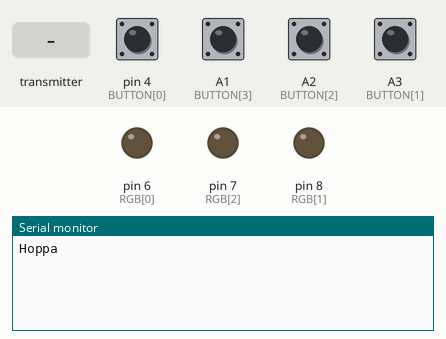
Bench run of a sketch on a simulated Arduino Uno, built with avr-gcc and run on an emulated ATmega328P. Parts: output pins drawn as LEDs (lit = HIGH), the last lines printed to the serial monitor. The test bench sets the inputs (shaded band); at power-on: A1 (BUTTON[3]), A2 (BUTTON[2]), A3 (BUTTON[1]), pin 4 (BUTTON[0]) LOW. No radio packets arrive unless stated.

Above: at 1.2 s.
1.3 s: pin 4 (BUTTON[0]) pulled HIGH for 0.15 s
At 2.6 s:
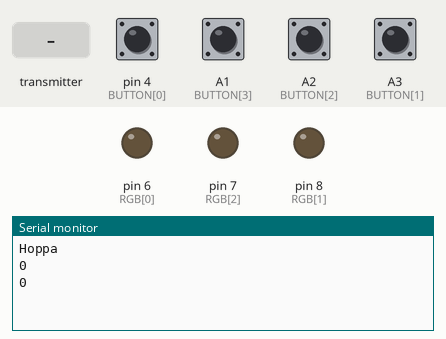
2.9 s: the transmitter starts sending x = 0
At 3.22 s:
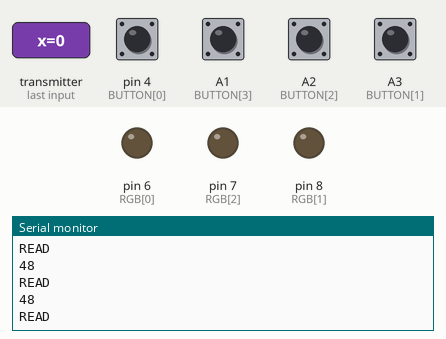

Measured:
- after the input at 1.3 s, the serial monitor: prints a new line at once (image 1)
- after the input at 2.9 s, the serial monitor: prints a new line at once (image 2)

The sketch:

quizbakske.ino
```cpp
#include <SPI.h>
#include "nRF24L01.h"
#include "RF24.h"

// Hardware configuration
int thisbutton = 1;

const int RGB[3] = {6,8,7};

const long DEBOUNCE = 50;
int READING = LOW;

const int BUTTON[4] = {4, A3, A2, A1};
int state[4] = {LOW, LOW, LOW, LOW};

int led_state[4] = {LOW, LOW, LOW, LOW};

int last[4] = {LOW, LOW, LOW, LOW};

long last_received[4] = {0, 0, 0, 0};

long debounce[4] = {0, 0, 0, 0};


char MODE = 1;
char SERVER = 0;
char CLIENT_1 = 1;
char CLIENT_2 = 2;
char CLIENT_3 = 3;
char CLIENT_4 = 4;

// messages
char SERVER_RESET = 0;
char SERVER_WINNER_1 = 1;
char SERVER_WINNER_2 = 2;
char SERVER_WINNER_3 = 3;
char SERVER_WINNER_4 = 4;

char CLIENT_1_PUSH = 10;
char CLIENT_2_PUSH = 20;
char CLIENT_3_PUSH = 30;
char CLIENT_4_PUSH = 40;

char SERVER_WINNER[4] = {1,2,3,4};

// 0 = server
// 1-4 client

// messages 0-9 are from server
// messages 10 < 20 are from client 1
// ..

char WINNER = 0;


// Set up nRF24L01 radio on SPI bus plus pins 9 & 10
RF24 radio(9,10);
// Radio pipe addresses for the 2 nodes to communicate.
const uint64_t pipes[2] = { 0xF0F0F0F0E1LL, 0xF0F0F0F0D2LL };

void setup(void)
{
  pinMode(RGB[0], OUTPUT);
  pinMode(RGB[1], OUTPUT);
  pinMode(RGB[2], OUTPUT);
  pinMode(BUTTON[0], INPUT);
  pinMode(BUTTON[1], INPUT);
  pinMode(BUTTON[2], INPUT);
  pinMode(BUTTON[3], INPUT);

  Serial.begin(57600);
  Serial.println("Hoppa");


  radio.begin(); // Setup and configure rf radio
  radio.setRetries(30,15); // optionally, increase the delay between retries & # of retries
  radio.setPayloadSize(8); // optionally, reduce the payload size.  seems to improve reliability

  // Open pipes to other nodes for communication
  // This simple sketch opens two pipes for these two nodes to communicate back and forth.
  // Open 'our' pipe for writing
  // Open the 'other' pipe for reading, in position #1 (we can have up to 5 pipes open for reading)
    radio.openWritingPipe(pipes[0]);
    radio.openReadingPipe(1,pipes[1]);

  radio.startListening();   // Start listening

}

void loop(void)
{
  delay(100);
  checkButtons();

  long now = millis();

  while( radio.available() ) {
      Serial.println("READ");

      char x;
      radio.read( &x, sizeof(char) );

      Serial.println(x, DEC);

      if(MODE == SERVER) {
        if(WINNER == SERVER && x > SERVER) {

          if(x == CLIENT_1_PUSH) {
            WINNER = CLIENT_1;
            sendStuff(SERVER_WINNER_1);
          } else if(x == CLIENT_2_PUSH) {
            WINNER = CLIENT_2;
            sendStuff(SERVER_WINNER_2);
          } else if(x == CLIENT_3_PUSH) {
            WINNER = CLIENT_3;
            sendStuff(SERVER_WINNER_3);
          } else if(x == CLIENT_4_PUSH) {
            WINNER = CLIENT_4;
            sendStuff(SERVER_WINNER_4);
          }

          last_received[WINNER] = millis() + 99999999999;
        }
      } else {

        WINNER = 0;
        if(x == SERVER_WINNER_1) {
            WINNER = CLIENT_1;
        } else if(x == SERVER_WINNER_2) {
            WINNER = CLIENT_2;
         } else if(x == SERVER_WINNER_3) {
            WINNER = CLIENT_3;
         } else if(x == SERVER_WINNER_4) {
            WINNER = CLIENT_4;
         }

         if(WINNER > SERVER) {

           if(WINNER == MODE) {
             last_received[0] = millis() + 5000;
           }

           last_received[WINNER] = millis() + 3000;
         }

      }

      //last_received[x] = millis() + 500;
  }

  for(int i=0; i<4; i++) {
    led_state[i] = 0;
    if(last_received[i] > now) {
      led_state[i] = HIGH;
    }

    //led_state[i] = state[i];
  }

  //analogWrite(RGB[0], (state[0] | state[1])*255);
  //analogWrite(RGB[1], (state[0] | state[2])*255);
  //analogWrite(RGB[2], (state[0] | state[3])*255);

  analogWrite(RGB[0], (led_state[0] | led_state[1])*255);
  analogWrite(RGB[1], (led_state[0] | led_state[2])*255);
  analogWrite(RGB[2], (led_state[0] | led_state[3])*255);


  return;

}

void checkButtons()
{


  for(int i=0; i<4; i++) {
    READING = digitalRead(BUTTON[i]);

    if(READING != last[i])
    {
        debounce[i] = millis();
        Serial.println(millis() - debounce[i]);
    }

    if(millis() - debounce[i] > DEBOUNCE)
    {

      if(READING != state[i]) {
        state[i] = READING;

        if(state[i] == HIGH) {
          //sendStuff(i);

          if(MODE == SERVER) {
            last_received[WINNER] = SERVER;
            WINNER = SERVER;
          } else if(MODE == CLIENT_1) {
            sendStuff(CLIENT_1_PUSH);
          } else if(MODE == CLIENT_2) {
            sendStuff(CLIENT_2_PUSH);
          } else if(MODE == CLIENT_3) {
            sendStuff(CLIENT_3_PUSH);
          } else if(MODE == CLIENT_4) {
            sendStuff(CLIENT_4_PUSH);
          }
        }
      }


    }

    last[i] = READING;
  }


}


void sendStuff(char x) {
  radio.stopListening();
  radio.write( &x , sizeof(x) );
  radio.startListening();
}
```
